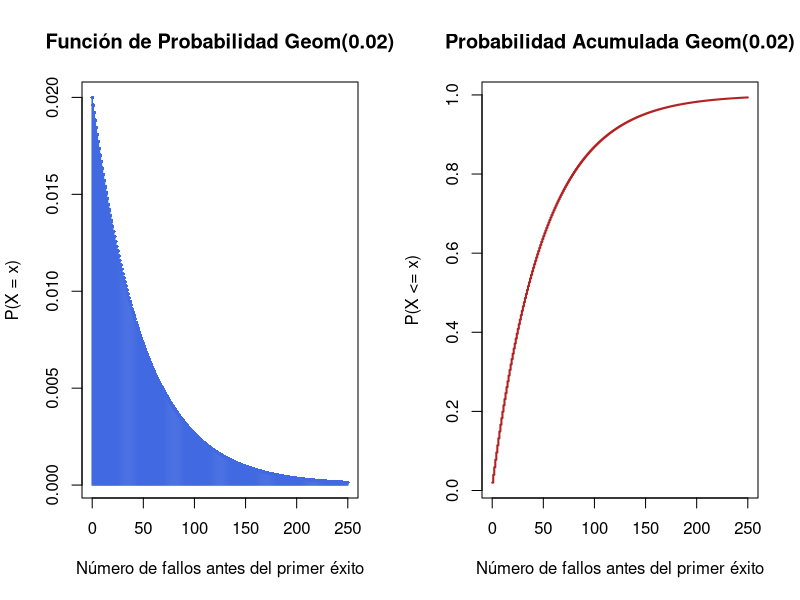
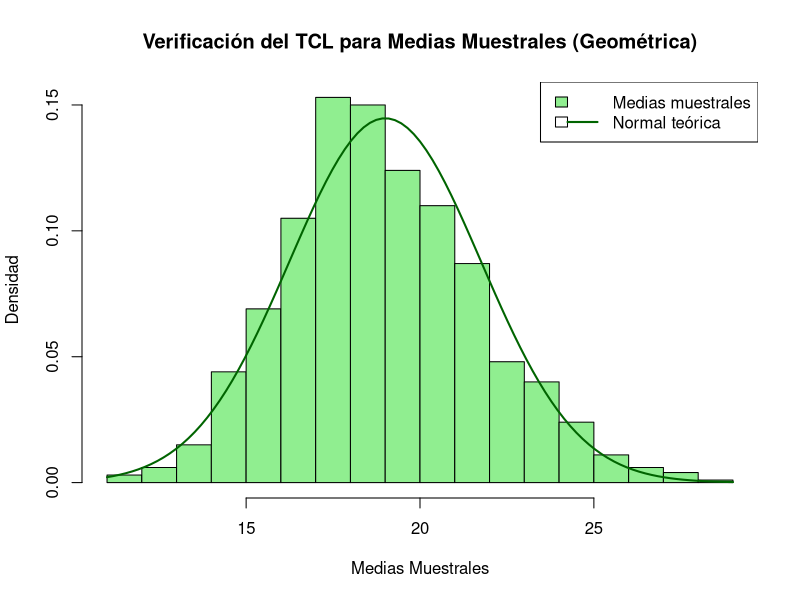

The R source for these figures, in order:
## ---- chunk 1
#| label: exr-geom_1
#| echo: false
# Parámetro del problema
p <- 0.02

# Nota: En R, dgeom(x, p) cuenta el número de FRACASOS antes del primer éxito (x = 0, 1, 2...).

# --- a) Gráficas de la función de probabilidad y de distribución acumulada ---
# Tomamos un rango suficiente de fallos (por ejemplo, de 0 a 250)
x <- 0:250
px <- dgeom(x, prob = p)
Fx <- pgeom(x, prob = p)

par(mfrow = c(1, 2)) # Dividir pantalla para ver ambas gráficas juntas

# Gráfica de la función de probabilidad (PMF)
plot(x, px, type = "h", lwd = 1.5, col = "royalblue",
     main = "Función de Probabilidad Geom(0.02)",
     xlab = "Número de fallos antes del primer éxito",
     ylab = "P(X = x)")
points(x, px, pch = 16, cex = 0.5, col = "royalblue")

# Gráfica de la función de distribución acumulada (CDF)
plot(x, Fx, type = "s", col = "firebrick", lwd = 2,
     main = "Probabilidad Acumulada Geom(0.02)",
     xlab = "Número de fallos antes del primer éxito",
     ylab = "P(X <= x)")

par(mfrow = c(1, 1)) # Restablecer pantalla


## ---- chunk 2
#| echo: false
# --- b) Esperanza, Varianza y Desviación Estándar Teóricas ---
# Considerando X como el número de ensayos requeridos hasta el primer éxito (definición clásica 1/p):
# O bien X como fallos previos ( (1-p)/p ). Calculamos los valores estándar de fallos previos (R por defecto):
esp_fallos <- (1 - p) / p
var_geom <- (1 - p) / (p^2)
sd_geom <- sqrt(var_geom)

cat("--- VALORES TEÓRICOS (Número de fallos previos) --- \n")
cat("Esperanza E[X]:", esp_fallos, "\n")
cat("Varianza Var(X):", var_geom, "\n")
cat("Desviación Estándar SD(X):", sd_geom, "\n\n")
## ---- chunk 3
#| echo: false
# --- c) Simulación de 10,000 ensayos y comparación ---
set.seed(123) # Semilla para reproducibilidad
N <- 10000
sim_geom <- rgeom(N, prob = p)

esp_sim <- mean(sim_geom)
var_sim <- var(sim_geom)
sd_sim <- sd(sim_geom)

cat("--- VALORES SIMULADOS (10,000 repeticiones) --- \n")
cat("Esperanza simulada:", esp_sim, "\n")
cat("Varianza simulada:", var_sim, "\n")
cat("Desviación estándar simulada:", sd_sim, "\n\n")
## ---- chunk 4
#| echo: false
# --- d) Verificación de la propiedad de falta de memoria ---
# Propiedad: P(X >= s + t | X >= s) = P(X >= t)
# Probamos con s = 20 y t = 10 (usando la simulación)
s <- 20
t <- 10

# P(X >= s + t | X >= s) = N_casos(X >= s + t) / N_casos(X >= s)
prob_condicional <- sum(sim_geom >= (s + t)) / sum(sim_geom >= s)

# P(X >= t) en la simulación
prob_independiente <- mean(sim_geom >= t)

# Probabilidad teórica exacta: (1 - p)^t
prob_teorica <- (1 - p)^t

cat("--- PROPIEDAD DE FALTA DE MEMORIA --- \n")
cat("P(X >= ", s + t, " | X >= ", s, ") simulada: ", prob_condicional, "\n", sep = "")
cat("P(X >= ", t, ") simulada: ", prob_independiente, "\n", sep = "")
cat("P(X >= ", t, ") teórica exacta: ", prob_teorica, "\n", sep = "")
## ---- chunk 5
#| label: exr-geom_2
#| echo: false
set.seed(123)

# Parámetros
k <- 1000           # Número de muestras
n_muestras <- 50    # Tamaño de cada muestra
p_param <- 0.05     # Probabilidad de éxito elegida

# Generación de k muestras de tamaño 50
muestras_geom <- matrix(rgeom(k * n_muestras, prob = p_param), 
                        nrow = k, ncol = n_muestras)

# Cálculo de las medias muestrales
medias_muestrales <- rowMeans(muestras_geom)

# Parámetros teóricos según el TCL
mu_teorica <- (1 - p_param) / p_param
var_teorica <- ((1 - p_param) / (p_param^2)) / n_muestras
sd_teorica <- sqrt(var_teorica)

# Visualización y verificación del TCL
hist(medias_muestrales, probability = TRUE, col = "lightgreen", 
     main = "Verificación del TCL para Medias Muestrales (Geométrica)",
     xlab = "Medias Muestrales", ylab = "Densidad", breaks = 25)
curve(dnorm(x, mean = mu_teorica, sd = sd_teorica), add = TRUE, col = "darkgreen", lwd = 2)
legend("topright", legend = c("Medias muestrales", "Normal teórica"),
       fill = c("lightgreen", NA), col = c(NA, "darkgreen"), lty = c(0, 1), lwd = c(0, 2))

# Comparación numérica
cat("--- COMPARACIÓN TEOREMA CENTRAL DEL LÍMITE --- \n")
cat("Media teórica de X_bar:", mu_teorica, "| Media de medias simuladas:", mean(medias_muestrales), "\n")
cat("Desv. Est. teórica de X_bar:", sd_teorica, "| Desv. Est. de medias simuladas:", sd(medias_muestrales), "\n")
